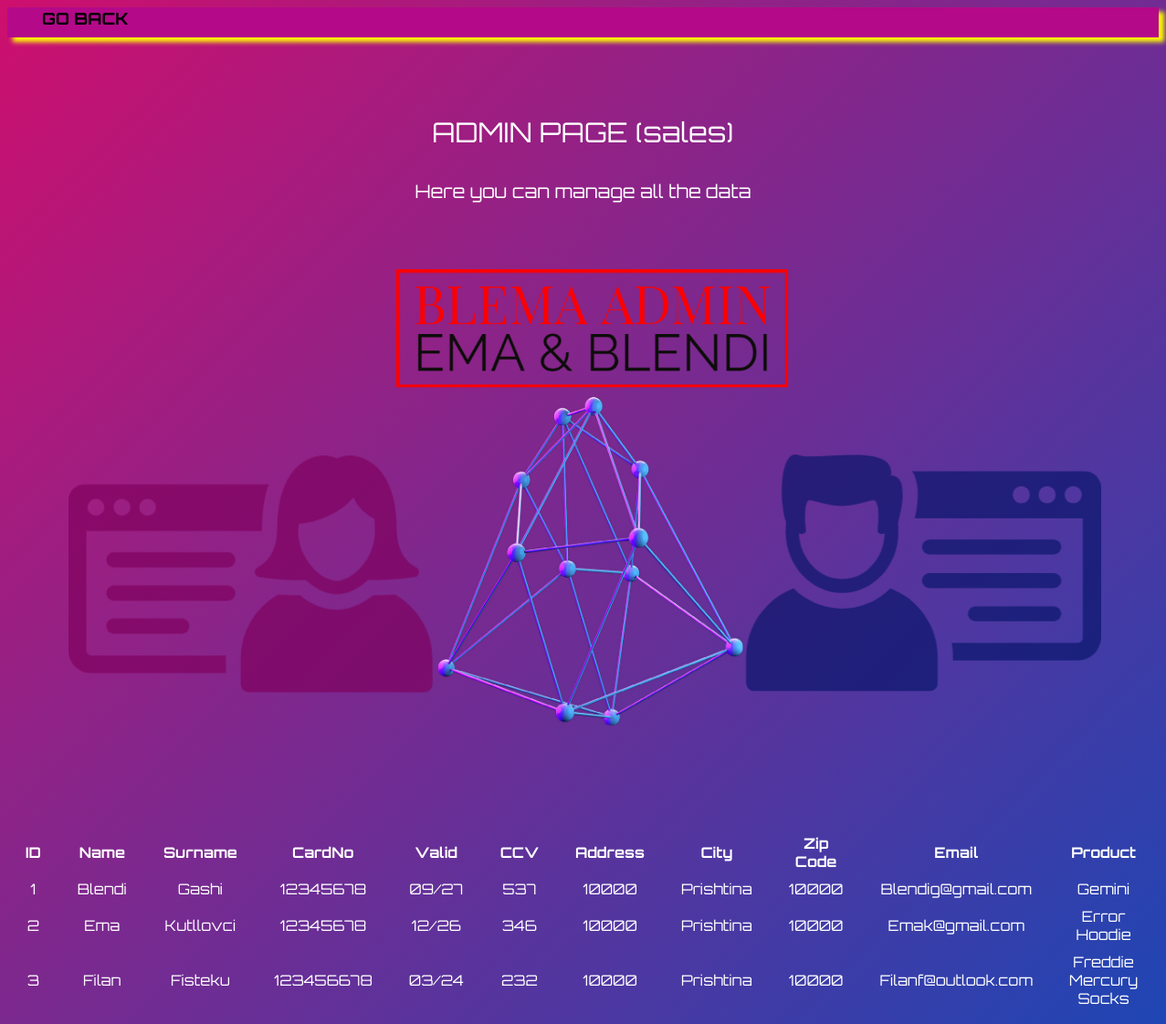
Screenshot of /view/readPayment.php with the database file from the repository.
### tables this page shows
CREATE TABLE `paymentForm` (
  `Id` int(11) NOT NULL,
  `fName` varchar(255) NOT NULL,
  `lName` varchar(255) NOT NULL,
  `cardNo` int(30) NOT NULL,
  `validThru` varchar(30) NOT NULL,
  `ccv` int(10) NOT NULL,
  `address` varchar(255) NOT NULL,
  `city` varchar(255) NOT NULL,
  `zipCode` int(100) NOT NULL,
  `email` varchar(255) NOT NULL,
  `product` varchar(255) NOT NULL,
  `size` char(5) NOT NULL
);

### repository/paymentRepo.php (called while the page is built, shortened)
<?php
	class paymentRepo{
		private $connection;
		function __construct(){
			$connect = new DatabaseConnection;
			$this->connection = $connect->startConnection();
		}
	    function getAllMessages(){
	    	$connect = $this->connection;
	    	$sql = "SELECT * FROM paymentForm";
	    	$statement = $connect->query($sql);
	    	$allMessages = $statement->fetchAll();
	    	return $allMessages;
	    }
	}
?>

### view/readPayment.php (the view, shortened to what this page needs)
<!DOCTYPE html>
<html>
    <head>
        <link href="https://stackpath.bootstrapcdn.com/font-awesome/4.7.0/css/font-awesome.min.css" rel="stylesheet">
        <link rel="stylesheet" href="../CSS/Additionalitems.css"/>
        <link rel="stylesheet" href="../CSS/dashboards.css"/>
    </head>
    <body class="body8">
        <div class="header2"></div>
        <div class="nav-div2">
        <ul class="nav-list2">
            <list> <a class="active" href="profile.php"><b>GO BACK</b></list></a>
        </ul>
            <div class="items">
            <p class="titulli2">ADMIN PAGE (sales)</p>
            <pre class="pershkrimi2" >Here you can manage all the data</pre> <br> <br>
            <center>
            <img src = '../Project/Dashboardd.png'>
            <main>
	<div style="overflow-x: auto;">
	<table>
		<tr style="background-color: transparent;">
            <th>ID</th>
            <th>Name</th>
            <th>Surname</th>
			<th>CardNo</th>
			<th>Valid</th>
            <th>CCV</th>
            <th>Address</th>
            <th>City</th>
            <th>Zip Code</th>
			<th>Email</th>
			<th>Product</th>
            <th>Size</th>
		</tr>
             <?php
             include_once '../repository/paymentRepo.php';
             $paymentRepository = new paymentRepo();
             $messages = $paymentRepository->getAllMessages();
             foreach($messages as $message){
                echo
                "
                <tr>
                     <td>$message[Id]</td>
                     <td>$message[fName]</td>
                     <td>$message[lName] </td>
                     <td>$message[cardNo]</td>
                     <td>$message[validThru]</td>
                     <td>$message[ccv] </td>
                     <td>$message[address]</td>
                     <td>$message[city]</td>
                     <td>$message[zipCode]</td>
                     <td>$message[email] </td>
                     <td>$message[product]</td>
                     <td>$message[size]</td>
                </tr>
                ";
             }
             ?>
	</table>
	</div>
</main>
            </center>
     </body>
 </html>

### CSS/additionalitems.css (style rules this page uses)
.body8 { background: linear-gradient(135deg, #ce0f6e, #1e46b4); background-attachment: fixed; overflow-x: hidden; }
table, th, td { border: none; border-collapse: collapse; padding: 0 20px; font-family:'Orbitron', sans-serif; color: #fff; }
th, td { text-align: center; padding-bottom: 10px; }
.titulli2 { color:white; font-family:'Orbitron', sans-serif; text-align:center; padding-top:130px; font-size:30px; }
.pershkrimi2 { color:white;text-align:center; font-family:'Orbitron', sans-serif; padding-top:4px; font-size:20px; }
p { color:white; font-family:'Orbitron', sans-serif; }
.header2 { height:33px; box-shadow: 6px 5px 5px rgb(255, 255, 0); display:flex; flex-direction: row; background-color:rgb(180, 9, 137); }
.nav-list2 { margin: -75px; padding-left: 100px; }
.nav-list2 a { float: left; color: black; text-align: center; text-decoration: none; padding: 13px; font-size: 18px; font-family: 'Orbitron', sans-serif; }
.nav-list2 a.active { font-family: 'Orbitron', sans-serif; }

### CSS/Dashboards.css (style rules this page uses)
.body8 { background: linear-gradient(135deg, #ce0f6e, #1e46b4); font-family:'Orbitron', sans-serif; color: #dc94ebde; background-attachment: fixed; }

### rows the page displays
paymentform: Id "1", fName "Blendi", lName "Gashi", cardNo "12345678", validThru "09/27", ccv "537", address "10000", city "Prishtina", zipCode "10000", email "Blendig@gmail.com", product "Gemini"
paymentform: Id "2", fName "Ema", lName "Kutllovci", cardNo "12345678", validThru "12/26", ccv "346", address "10000", city "Prishtina", zipCode "10000", email "Emak@gmail.com", product "Error Hoodie"
paymentform: Id "3", fName "Filan", lName "Fisteku", cardNo "123456678", validThru "03/24", ccv "232", address "10000", city "Prishtina", zipCode "10000", email "Filanf@outlook.com", product "Freddie Mercury Socks"
